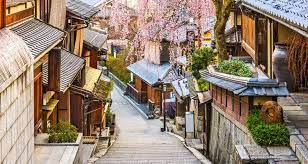
#> input picture Resources/photos/Scene 2.jfif, 308 x 164 px, found by its file name
$ python masking.py
#> lines starting #> are read from the running program, lines starting #| are printed output that depends on the picture; after the words box and inside, x2 and y2 are one past the last pixel; in counts of white or black regions, pixels touching at a corner belong together
import cv2 as cv
import numpy as np
img = cv.imread('photos\Scene 2.jfif')
#> img is the input picture: shape (164, 308, 3); mean B, G, R 114.6, 130.5, 148.3
cv.imshow('Scene', img)
blank = np.zeros(img.shape[:2], dtype='uint8')
cv.imshow("Blank Image", blank)

mask = cv.circle(blank, (img.shape[1]//2 - 10, img.shape[0]//2 - 25), 50, 255, -1)
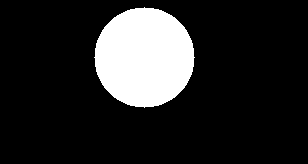
#> blank: shape (164, 308); 15.5% white; 1 white region, box (x1, y1, x2, y2) and area: (94, 7, 195, 108) 7845
cv.imshow("Mask", mask)
'''
#Weird mask
circle = cv.circle(blank.copy(), (img.shape[1]//2, img.shape[0]//2), 50, 255, -1)
rectangle = cv.rectangle(blank.copy(), (30,30), (100,100), 255, -1)
weird_shape = cv.bitwise_and(circle, rectangle)
masked = cv.bitwise_and(img, img, mask=weird_shape)
cv.imshow('Weired Masked Image', masked)
'''
masked = cv.bitwise_and(img, img, mask=mask)
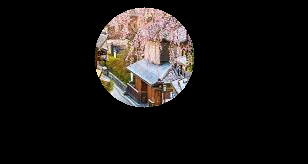
#> masked: shape (164, 308, 3); mean B, G, R 19.7, 21.5, 24.6
cv.imshow('Masked Image', masked)

cv.waitKey(0)

$ run again, with Resources/photos/Scene 1.jfif copied over Resources/photos/Scene 2.jfif
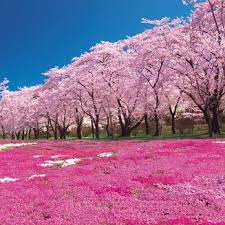
#> input picture Resources/photos/Scene 1.jfif, 225 x 225 px, found by its file name
#> img is the input picture: shape (225, 225, 3); mean B, G, R 147, 107.8, 153
#> `mask = cv.circle(blank, (img.shape[1]//2 - 10, img.shape[0]//2 - 25), ..`:
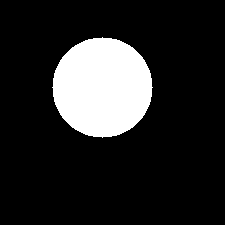
#> blank: shape (225, 225); 15.5% white; 1 white region, box (x1, y1, x2, y2) and area: (52, 37, 153, 138) 7845
#> `masked = cv.bitwise_and(img, img, mask=mask)`:
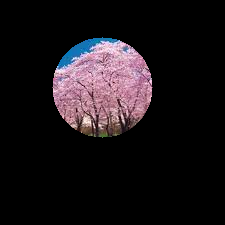
#> masked: shape (225, 225, 3); mean B, G, R 23.9, 20.6, 26.2

$ run again, with Resources/photos/Building 1.jfif copied over Resources/photos/Scene 2.jfif
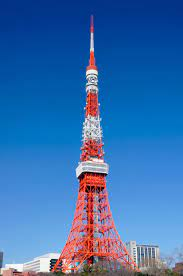
#> input picture Resources/photos/Building 1.jfif, 183 x 276 px, found by its file name
#> img is the input picture: shape (276, 183, 3); mean B, G, R 174.7, 111.4, 57.3
#> `mask = cv.circle(blank, (img.shape[1]//2 - 10, img.shape[0]//2 - 25), ..`:
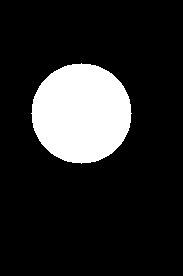
#> blank: shape (276, 183); 15.5% white; 1 white region, box (x1, y1, x2, y2) and area: (31, 63, 132, 164) 7845
#> `masked = cv.bitwise_and(img, img, mask=mask)`:
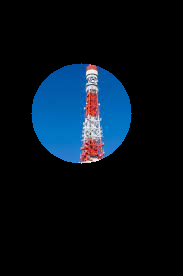
#> masked: shape (276, 183, 3); mean B, G, R 27.1, 17.1, 6.2

$ run again, with Resources/photos/Female.jfif copied over Resources/photos/Scene 2.jfif
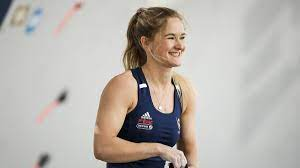
#> input picture Resources/photos/Female.jfif, 300 x 168 px, found by its file name
#> img is the input picture: shape (168, 300, 3); mean B, G, R 173.3, 178.8, 184.3
#> `mask = cv.circle(blank, (img.shape[1]//2 - 10, img.shape[0]//2 - 25), ..`:
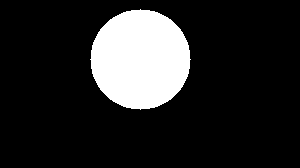
#> blank: shape (168, 300); 15.6% white; 1 white region, box (x1, y1, x2, y2) and area: (90, 9, 191, 110) 7845
#> `masked = cv.bitwise_and(img, img, mask=mask)`:
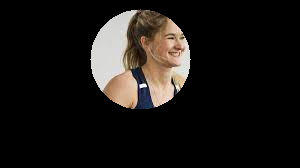
#> masked: shape (168, 300, 3); mean B, G, R 20.4, 22.9, 25.9
